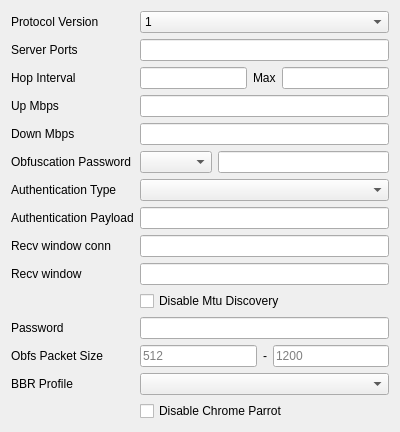
<?xml version="1.0" encoding="UTF-8"?>
<ui version="4.0">
 <class>EditHysteria</class>
 <widget class="QWidget" name="EditHysteria">
  <property name="geometry">
   <rect>
    <x>0</x>
    <y>0</y>
    <width>400</width>
    <height>363</height>
   </rect>
  </property>
  <property name="windowTitle">
   <string notr="true">Form</string>
  </property>
  <layout class="QGridLayout" name="gridLayout">
   <item row="0" column="0">
    <widget class="QLabel" name="protocol_version_l">
     <property name="text">
      <string>Protocol Version</string>
     </property>
    </widget>
   </item>
   <item row="0" column="1">
    <widget class="QComboBox" name="protocol_version">
     <item>
      <property name="text">
       <string notr="true">1</string>
      </property>
     </item>
     <item>
      <property name="text">
       <string notr="true">2</string>
      </property>
     </item>
    </widget>
   </item>
   <item row="4" column="0">
    <widget class="QLabel" name="label_4">
     <property name="text">
      <string>Down Mbps</string>
     </property>
    </widget>
   </item>
   <item row="7" column="1">
    <widget class="QLineEdit" name="auth"/>
   </item>
   <item row="6" column="1">
    <widget class="QComboBox" name="auth_type">
     <item>
      <property name="text">
       <string notr="true"/>
      </property>
     </item>
     <item>
      <property name="text">
       <string notr="true">STRING</string>
      </property>
     </item>
     <item>
      <property name="text">
       <string notr="true">BASE64</string>
      </property>
     </item>
    </widget>
   </item>
   <item row="8" column="0">
    <widget class="QLabel" name="recv_window_conn_l">
     <property name="text">
      <string>Recv window conn</string>
     </property>
    </widget>
   </item>
   <item row="2" column="0">
    <widget class="QLabel" name="label_2">
     <property name="text">
      <string>Hop Interval</string>
     </property>
    </widget>
   </item>
   <item row="5" column="1">
    <layout class="QHBoxLayout" name="obfs_layout">
     <item>
      <widget class="QComboBox" name="obfs_type">
       <property name="toolTip">
        <string>Obfuscation type. Gecko also randomizes packet sizes.</string>
       </property>
      </widget>
     </item>
     <item>
      <widget class="QLineEdit" name="obfs"/>
     </item>
    </layout>
   </item>
   <item row="1" column="0">
    <widget class="QLabel" name="label">
     <property name="text">
      <string>Server Ports</string>
     </property>
    </widget>
   </item>
   <item row="6" column="0">
    <widget class="QLabel" name="auth_type_l">
     <property name="text">
      <string>Authentication Type</string>
     </property>
    </widget>
   </item>
   <item row="4" column="1">
    <widget class="QLineEdit" name="down_mbps"/>
   </item>
   <item row="3" column="0">
    <widget class="QLabel" name="label_3">
     <property name="text">
      <string>Up Mbps</string>
     </property>
    </widget>
   </item>
   <item row="1" column="1">
    <widget class="QLineEdit" name="server_ports"/>
   </item>
   <item row="7" column="0">
    <widget class="QLabel" name="auth_l">
     <property name="text">
      <string>Authentication Payload</string>
     </property>
    </widget>
   </item>
   <item row="2" column="1">
    <layout class="QHBoxLayout" name="hop_interval_layout">
     <item>
      <widget class="QLineEdit" name="hop_interval"/>
     </item>
     <item>
      <widget class="QLabel" name="hop_interval_max_l">
       <property name="text">
        <string>Max</string>
       </property>
      </widget>
     </item>
     <item>
      <widget class="QLineEdit" name="hop_interval_max">
       <property name="toolTip">
        <string>Upper bound of a random hop interval: each hop waits a random time between Hop Interval and this value, like 60s. Leave empty for a fixed interval.</string>
       </property>
      </widget>
     </item>
    </layout>
   </item>
   <item row="3" column="1">
    <widget class="QLineEdit" name="up_mbps"/>
   </item>
   <item row="8" column="1">
    <widget class="QLineEdit" name="recv_window_conn"/>
   </item>
   <item row="5" column="0">
    <widget class="QLabel" name="label_5">
     <property name="text">
      <string>Obfuscation Password</string>
     </property>
    </widget>
   </item>
   <item row="9" column="0">
    <widget class="QLabel" name="recv_window_l">
     <property name="text">
      <string>Recv window</string>
     </property>
    </widget>
   </item>
   <item row="9" column="1">
    <widget class="QLineEdit" name="recv_window"/>
   </item>
   <item row="10" column="1">
    <widget class="QCheckBox" name="disable_mtu_discovery">
     <property name="text">
      <string>Disable Mtu Discovery</string>
     </property>
    </widget>
   </item>
   <item row="11" column="0">
    <widget class="QLabel" name="password_l">
     <property name="text">
      <string>Password</string>
     </property>
    </widget>
   </item>
   <item row="11" column="1">
    <widget class="QLineEdit" name="password"/>
   </item>
   <item row="12" column="0">
    <widget class="QLabel" name="obfs_packet_size_l">
     <property name="text">
      <string>Obfs Packet Size</string>
     </property>
    </widget>
   </item>
   <item row="12" column="1">
    <layout class="QHBoxLayout" name="obfs_packet_size_layout">
     <item>
      <widget class="QLineEdit" name="obfs_min_packet_size">
       <property name="toolTip">
        <string>Minimum Gecko packet size. Leave empty for the default (512).</string>
       </property>
       <property name="placeholderText">
        <string notr="true">512</string>
       </property>
      </widget>
     </item>
     <item>
      <widget class="QLabel" name="obfs_packet_size_sep_l">
       <property name="text">
        <string notr="true">-</string>
       </property>
      </widget>
     </item>
     <item>
      <widget class="QLineEdit" name="obfs_max_packet_size">
       <property name="toolTip">
        <string>Maximum Gecko packet size. Leave empty for the default (1200).</string>
       </property>
       <property name="placeholderText">
        <string notr="true">1200</string>
       </property>
      </widget>
     </item>
    </layout>
   </item>
   <item row="13" column="0">
    <widget class="QLabel" name="bbr_profile_l">
     <property name="text">
      <string>BBR Profile</string>
     </property>
    </widget>
   </item>
   <item row="13" column="1">
    <widget class="QComboBox" name="bbr_profile">
     <property name="toolTip">
      <string>BBR congestion control profile. Empty uses the default.</string>
     </property>
    </widget>
   </item>
   <item row="14" column="1">
    <widget class="QCheckBox" name="disable_chrome_parrot">
     <property name="toolTip">
      <string>By default the client mimics the QUIC handshake of Chrome. Enable this for servers with an Ed25519 certificate.</string>
     </property>
     <property name="text">
      <string>Disable Chrome Parrot</string>
     </property>
    </widget>
   </item>
  </layout>
 </widget>
 <tabstops>
  <tabstop>protocol_version</tabstop>
  <tabstop>server_ports</tabstop>
  <tabstop>hop_interval</tabstop>
  <tabstop>hop_interval_max</tabstop>
  <tabstop>up_mbps</tabstop>
  <tabstop>down_mbps</tabstop>
  <tabstop>obfs_type</tabstop>
  <tabstop>obfs</tabstop>
  <tabstop>auth_type</tabstop>
  <tabstop>auth</tabstop>
  <tabstop>recv_window_conn</tabstop>
  <tabstop>recv_window</tabstop>
  <tabstop>disable_mtu_discovery</tabstop>
  <tabstop>password</tabstop>
  <tabstop>obfs_min_packet_size</tabstop>
  <tabstop>obfs_max_packet_size</tabstop>
  <tabstop>bbr_profile</tabstop>
  <tabstop>disable_chrome_parrot</tabstop>
 </tabstops>
 <resources/>
 <connections/>
</ui>
